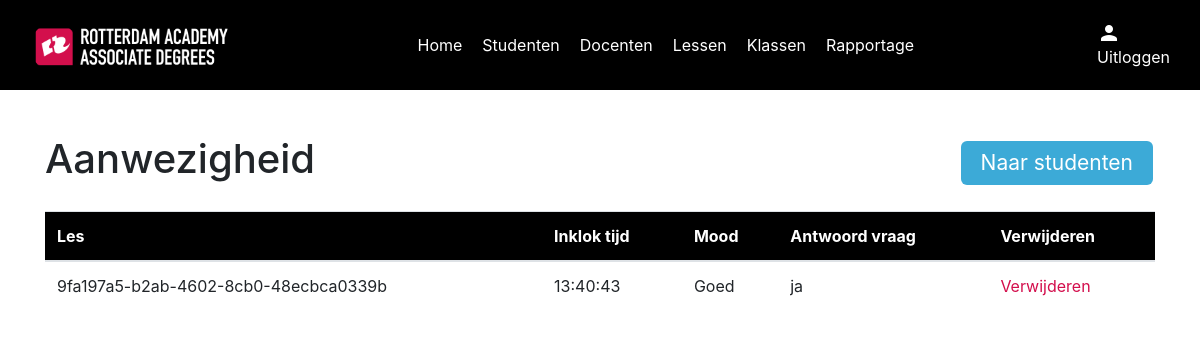
The app's page /students/100/aanwezigheid with its own data.
### models/lessonModel.py (models this page shows, shortened)
class Lesson(db.Model):
    id = db.Column(db.String(255), primary_key=True)
    name = db.Column(db.String(100), nullable=True)
    question = db.Column(db.String(600), nullable=True)
    date = db.Column(db.String(200), nullable=False)
    start_time = db.Column(db.String(200), nullable=False)
    end_time = db.Column(db.String(200), nullable=False)
    attendance_records = relationship('Attendance', backref='lesson_record', cascade='all, delete')

### models/attendanceModel.py (models this page shows)
class Attendance(db.Model):
    __tablename__ = 'attendance'
    id = db.Column(db.Integer, primary_key=True)
    checkin_time = db.Column(DateTime, default=datetime.now, nullable=False)
    status = db.Column(db.String(100), nullable=False)
    mood = db.Column(db.String(100), nullable=True)
    question_answer = db.Column(db.String(200), nullable=True)
    student_id = db.Column(Integer, ForeignKey('user.id'), nullable=False)
    lesson_id = db.Column(db.String(255), ForeignKey('lesson.id'), nullable=False)
    student = relationship('User', backref='attendance')
    lesson = relationship('Lesson', backref='attendance_list')
    def to_dict(self):
        student_id = self.student_id
        lesson_obj = self.lesson.id if self.lesson else None
        return {
            'id': self.id,
            'checkin_time': self.checkin_time,
            'status': self.status,
            'mood': self.mood,
            'question_answer': self.question_answer,
            'student_id': student_id,
            'lesson_id': lesson_obj
        }

### routes/studentRoutes.py (the view)
    @app.route('/students/<id>/aanwezigheid', methods=['GET'])
    def attendance_student(id):
        attendances = Attendance.query.filter(Attendance.student_id == id).all()
        attendance_dicts = [attendance.to_dict() for attendance in attendances]
        return render_template("/students/attendance/index.html", id=id, attendances=attendance_dicts)

### templates/students/attendance/index.html (shortened to what this page needs)
{% include "layout.html" %}
{% block content %}
{% include "navigation.html" %}
<div class="container">
    <div class="index" id="attendance">
        <div class="top-content">
            <h1>Aanwezigheid</h1>
            <a href="/studenten_overzicht" class="button">Naar studenten</a>
        </div>
        <table class="table">
            <thead style="background-color: black; color: #fff;">
            <tr>
                <th scope="Les">Les</th>
                <th scope="Checkin-time">Inklok tijd</th>
                <th scope="Checkin-time">Mood</th>
                <th scope="Checkin-time">Antwoord vraag</th>
                <th scope="Delete">Verwijderen</th>
            </tr>
            </thead>
            <tbody>
            {% for attendance in attendances %}
            <tr>
                <td>{{ attendance.lesson_id }}</td>
                <td>{{ attendance.checkin_time.strftime('%H:%M:%S') }}</td>
                <td>{{ attendance.mood }}</td>
                <td>{{ attendance.question_answer }}</td>
                <td><a href="" class="red">Verwijderen</a></td>
            </tr>
            {% endfor %}
            </tbody>
        </table>
    </div>
</div>
{% endblock %}

### static/css/style.css (style rules this page uses)
:root { --black: #000; --white: #fff; --racRed: #D30E4C; --racBlue: #3CAAD7; --textColor: #272727; }
.container { position: relative; top: 90px; }
.button { background-color: var(--racBlue); border: none; color: var(--white); padding: 6px 20px; text-align: center; display: inline-block; font-size: 21px; margin: 4px 2px; border-radius: 6px; }
.red { color: var(--racRed) !important; }
.index .top-content { display: flex; justify-content: space-between; align-items: center; margin: 45px 0 20px 0; }

### records on screen
Lesson: lesson_id "9fa197a5-b2ab-4602-8cb0-48ecbca0339b"
Attendance: checkin_time "13:40:43", mood "Goed", question_answer "ja"
